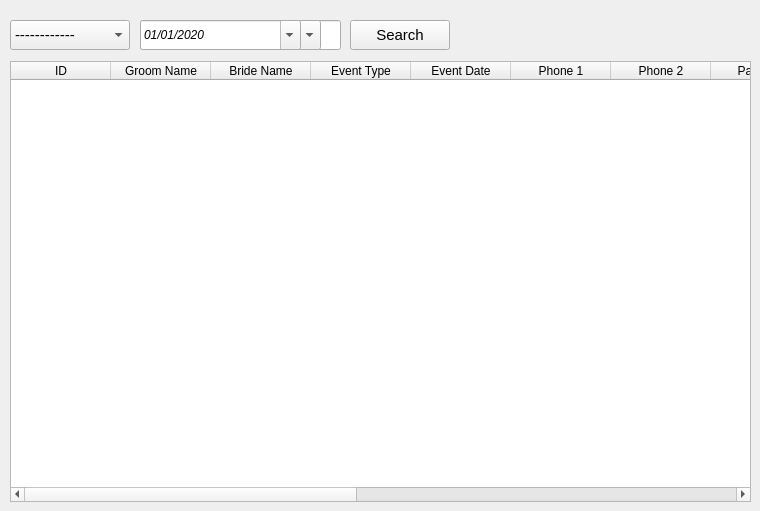
      <widget class="QWidget" name="show_sub_tab">
       <attribute name="title">
        <string>show</string>
       </attribute>
       <widget class="QComboBox" name="comboBox_3">
        <property name="geometry">
         <rect>
          <x>10</x>
          <y>20</y>
          <width>120</width>
          <height>30</height>
         </rect>
        </property>
        <property name="font">
         <font>
          <family>Segoe UI</family>
          <pointsize>11</pointsize>
         </font>
        </property>
        <item>
         <property name="text">
          <string>------------</string>
         </property>
        </item>
        <item>
         <property name="text">
          <string>Order ID</string>
         </property>
        </item>
        <item>
         <property name="text">
          <string>Groom Name</string>
         </property>
        </item>
        <item>
         <property name="text">
          <string>Bride Name</string>
         </property>
        </item>
        <item>
         <property name="text">
          <string>Phone</string>
         </property>
        </item>
        <item>
         <property name="text">
          <string>Event Date</string>
         </property>
        </item>
        <item>
         <property name="text">
          <string>Event Type</string>
         </property>
        </item>
       </widget>
       <widget class="QLineEdit" name="lineEdit_17">
        <property name="geometry">
         <rect>
          <x>140</x>
          <y>20</y>
          <width>201</width>
          <height>30</height>
         </rect>
        </property>
        <property name="font">
         <font>
          <family>Segoe UI</family>
          <pointsize>11</pointsize>
         </font>
        </property>
        <property name="placeholderText">
         <string>search</string>
        </property>
       </widget>
       <widget class="QPushButton" name="pushButton_10">
        <property name="geometry">
         <rect>
          <x>350</x>
          <y>20</y>
          <width>100</width>
          <height>30</height>
         </rect>
        </property>
        <property name="font">
         <font>
          <family>Segoe UI</family>
          <pointsize>11</pointsize>
         </font>
        </property>
        <property name="text">
         <string>Search</string>
        </property>
       </widget>
       <widget class="QTableWidget" name="tableWidget">
        <property name="enabled">
         <bool>true</bool>
        </property>
        <property name="geometry">
         <rect>
          <x>10</x>
          <y>61</y>
          <width>741</width>
          <height>441</height>
         </rect>
        </property>
        <property name="font">
         <font>
          <family>Segoe UI</family>
         </font>
        </property>
        <property name="frameShape">
         <enum>QFrame::StyledPanel</enum>
        </property>
        <property name="frameShadow">
         <enum>QFrame::Sunken</enum>
        </property>
        <property name="sizeAdjustPolicy">
         <enum>QAbstractScrollArea::AdjustIgnored</enum>
        </property>
        <property name="editTriggers">
         <set>QAbstractItemView::NoEditTriggers</set>
        </property>
        <property name="selectionBehavior">
         <enum>QAbstractItemView::SelectRows</enum>
        </property>
        <property name="sortingEnabled">
         <bool>true</bool>
        </property>
        <property name="rowCount">
         <number>0</number>
        </property>
        <column>
         <property name="text">
          <string>ID</string>
         </property>
        </column>
        <column>
         <property name="text">
          <string>Groom Name</string>
         </property>
        </column>
        <column>
         <property name="text">
          <string>Bride Name</string>
         </property>
        </column>
        <column>
         <property name="text">
          <string>Event Type</string>
         </property>
        </column>
        <column>
         <property name="text">
          <string>Event Date</string>
         </property>
        </column>
        <column>
         <property name="text">
          <string>Phone 1</string>
         </property>
        </column>
        <column>
         <property name="text">
          <string>Phone 2</string>
         </property>
        </column>
        <column>
         <property name="text">
          <string>Package</string>
         </property>
        </column>
        <column>
         <property name="text">
          <string>Price</string>
         </property>
        </column>
        <column>
         <property name="text">
          <string>Down Payment</string>
         </property>
        </column>
        <column>
         <property name="text">
          <string>Remaining</string>
         </property>
        </column>
        <column>
         <property name="text">
          <string>Photographer</string>
         </property>
        </column>
        <column>
         <property name="text">
          <string>Location</string>
         </property>
        </column>
        <column>
         <property name="text">
          <string>Outside Mansoura</string>
         </property>
        </column>
        <column>
         <property name="text">
          <string>Comment</string>
         </property>
        </column>
       </widget>
       <widget class="QDateEdit" name="dateEdit_5">
        <property name="geometry">
         <rect>
          <x>140</x>
          <y>20</y>
          <width>161</width>
          <height>30</height>
         </rect>
        </property>
        <property name="font">
         <font>
          <family>Segoe UI</family>
          <italic>true</italic>
         </font>
        </property>
        <property name="dateTime">
         <datetime>
          <hour>0</hour>
          <minute>0</minute>
          <second>0</second>
          <year>2020</year>
          <month>1</month>
          <day>1</day>
         </datetime>
        </property>
        <property name="displayFormat">
         <string>MM/dd/yyyy</string>
        </property>
        <property name="calendarPopup">
         <bool>true</bool>
        </property>
        <property name="timeSpec">
         <enum>Qt::TimeZone</enum>
        </property>
       </widget>
       <widget class="QComboBox" name="comboBox_4">
        <property name="geometry">
         <rect>
          <x>140</x>
          <y>20</y>
          <width>181</width>
          <height>30</height>
         </rect>
        </property>
        <property name="font">
         <font>
          <pointsize>11</pointsize>
         </font>
        </property>
        <item>
         <property name="text">
          <string>------------</string>
         </property>
        </item>
        <item>
         <property name="text">
          <string>Wedding</string>
         </property>
        </item>
        <item>
         <property name="text">
          <string>Casual</string>
         </property>
        </item>
        <item>
         <property name="text">
          <string>Engagement</string>
         </property>
        </item>
        <item>
         <property name="text">
          <string>others</string>
         </property>
        </item>
       </widget>
       <zorder>lineEdit_17</zorder>
       <zorder>comboBox_4</zorder>
       <zorder>comboBox_3</zorder>
       <zorder>pushButton_10</zorder>
       <zorder>tableWidget</zorder>
       <zorder>dateEdit_5</zorder>
      </widget>
